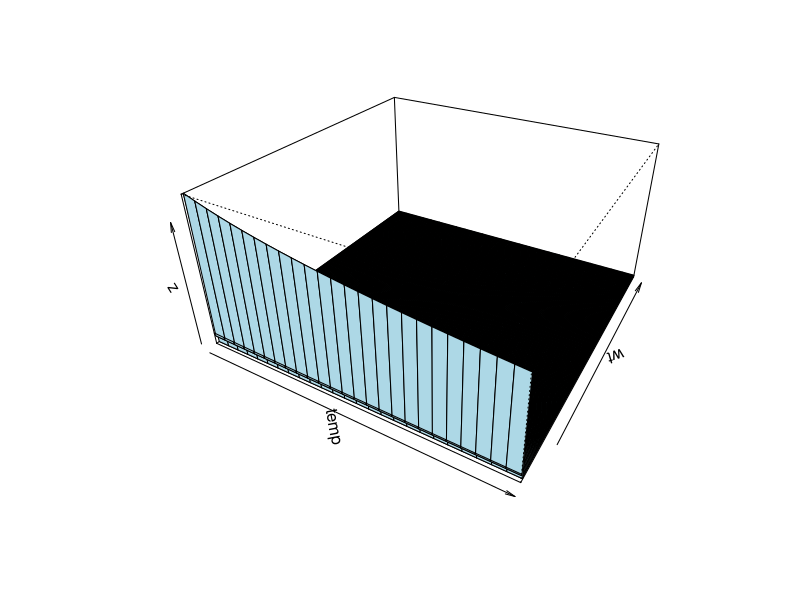
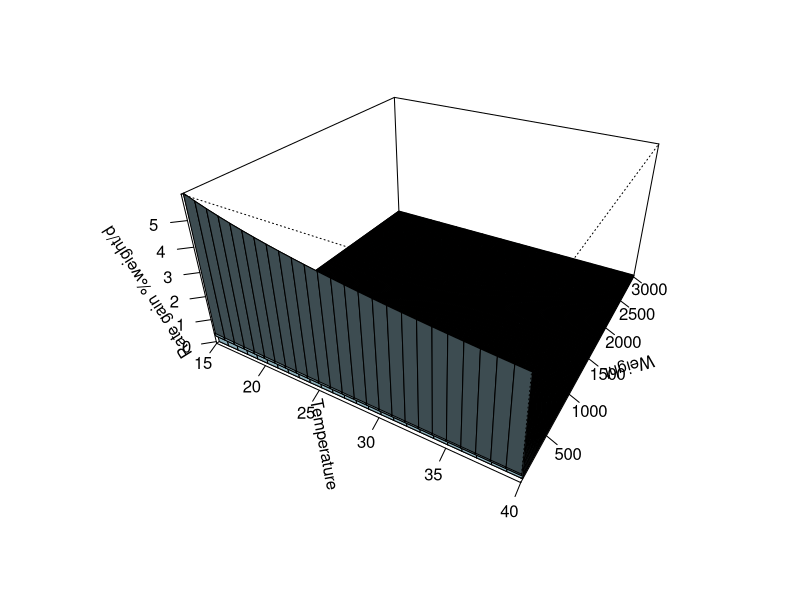

Recreate these plots in R, in order. (Note: this script raises an error after producing the figures.)

################################################################################
#constants & equation from Glencross 2008
#gain equation
K = 0.539661; k = 0.4240000
x = -0.119917; y = 0.007434; z=-0.000119
gain = function(liveweight,Temperature) { #gain id grams per fish per day, live wieght is in grams, temperature in degrees celcius
return((K + x*Temperature + y*Temperature^2 + z*Temperature^3) * liveweight^k)
}

wt = seq(20, 3000, 10)
temp=c(15:40)
rate = function(temp,wt) { new=wt+gain(temp,wt); r = new/gain(temp,wt); r/100}
z = outer(temp, wt, rate)
z[is.na(z)] <- 1
op = par(bg='white')
persp(temp, wt, z, theta = 30, phi = 30, expand = 0.5, col = "lightblue")
persp(temp, wt, z, theta = 30, phi = 30, expand = 0.5, col = "lightblue",
      ltheta = 120, shade = 0.75, ticktype = "detailed",
      xlab = "Temperature", ylab = "Weight", zlab = "Rate gain %weight/d"
)


out=NULL
gain=NULL
rate=NULL
for (wt in liveweight){cat (wt, '\n')
for (temp in Temperature) {cat (temp, '\n')
	gain = rate.gain(wt, temp)
	rate = gain/wt
	rate = rate*100
	out = rbind(out, data.frame(temp, rate))
}
	if (ii==1) {out = rbind(out, data.frame(temp, rate))} else {out=cbind(out,rate)}
}
image(out$temp,out$gain,out$wt)


##########################################################################

x <- seq(-10, 10, length= 30)
y <- x
f <- function(x,y) { r <- sqrt(x^2+y^2); 10 * sin(r)/r }
z <- outer(x, y, f)
z[is.na(z)] <- 1
op <- par(bg = "white")
persp(x, y, z, theta = 30, phi = 30, expand = 0.5, col = "lightblue")
persp(x, y, z, theta = 30, phi = 30, expand = 0.5, col = "lightblue",
      ltheta = 120, shade = 0.75, ticktype = "detailed",
      xlab = "T", ylab = "Y", zlab = "Sinc( r )"
) -> res
round(res, 3)



